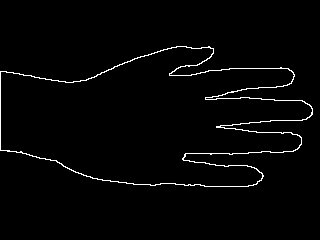
%> input picture hand_contour.png, 320 x 240 px
$ octave --eval "test_smooth_contours;"   (GNU Octave 9; MATLAB toolbox functions it lacks are replaced by stand-ins)
%> lines starting %> are read from the running program, lines starting %| are printed output that depends on the picture; in (x1, y1, x2, y2) boxes, pixels count from 0 and x2, y2 are one past the last pixel; in counts of white or black regions, pixels touching at a corner belong together; the program's own positions count from 1

% by Tolga Birdal
%{
    This file contains both the implementation and the test function for
    contour smoothing. So to test, just press F5.
    The contour smoothing is done by projecting all the contour points
    onto the local regression line. The radius defines the number of points
    on each side of the contour, which will contribute to the computation
    of the local regression line. The higher the number of points, the
    smoother the curve.

    Because of the linear nature of fitting, when too much smoothing is
    desired,  the algorithm loses important features such as corners, and
    confuses in such critical regions.

    Actually, the algorithm is fully parallelizable. If a parallel
    implemtation is desired the main loop in smooth_contours function can
    easily be parallelized.

    You can check further details in the comments.
%}
function test_smooth_contours()

close all;
I=imread('.\hand_contour.png');
%> I is the input picture: size 240x320 uint8; 2.1% white in thin lines or dots, all inside (x1, y1, x2, y2) = (0, 46, 313, 187)

% to binary
L=logical(I);

% get the start point for bwtraceboundary
[y x]=find(L==1);
%> y = 1578 values from 47 to 187; x = 1578 values from 1 to 313

% get the contour
contour = bwtraceboundary(L, [47,187], 'E', 8);
%> contour = 1328 rows, first 12: [47 187; 48 188; 48 189; 48 190; 48 191; 48 192; 49 193; 49 194; 49 195; 49 196; 49 197; 49 198]

% smooth the contour
[Ys Xs]=smooth_contours(contour(:,1), contour(:,2), 21);

out=zeros(size(I));
ind=sub2ind(size(I),round(Ys), round(Xs));
out(ind)=1;
figure,imshow(out);

% show both
figure, subplot(1,2,1), scatter(x,y);
subplot(1,2,2), scatter(Xs, Ys);

end

% The actual computation
function [Xs Ys]=smooth_contours(X, Y, Radius)
%> called with Radius = 21

Xs=zeros(length(X),1);
Ys=zeros(length(X),1);

% copy out-of-bound points as they are
Xs(1:Radius)=X(1:Radius);
Ys(1:Radius)=Y(1:Radius);
Xs(length(X)-Radius:end)=X(length(X)-Radius:end);
Ys(length(X)-Radius:end)=Y(length(X)-Radius:end);

% obtain the bounding box
maxX=max(max(X));
%> maxX = 187
minX=min(min(X));
%> minX = 47
maxY=max(max(Y));
%> maxY = 313
minY=min(min(Y));
%> minY = 1

% smooth now
for i=Radius+1:length(X)-Radius
    ind=(i-Radius:i+Radius);
    xLocal=X(ind);
    yLocal=Y(ind);

    % local regression line
    %p=polyfit(xLocal,yLocal,1);
    [a b c] = wols(xLocal,yLocal,gausswin(length(xLocal),5));
    p(1)=-a/b;
    p(2)=-c/b;

    % project point on local regression line
    [x2, y2]=project_point_on_line(p(1), p(2), X(i), Y(i));

    % check erronous smoothing
    % points should stay inside the bounding box
    if (x2>=minX && y2>minY && x2<=maxX && y2<=maxY)
        Xs(i)=x2;
        Ys(i)=y2;
    else
        Xs(i)=X(i);
        Ys(i)=Y(i);
    end
end
%> this loop made 1286 passes
%> (meanx in wols, meany in wols, y2x2 in wols, xy in wols, alpha in wols, a, b, c) on passes 1 to 3: (48.23, 207.9, 149.8, 11.8, 1.65, 0.997, -0.0781, -31.86), (48.36, 208.8, 132.4, 20.25, 1.72, 0.989, -0.148, -16.96), (48.57, 209.6, 109.5, 27.78, 1.81, 0.973, -0.233, 1.51)

end

% Projects the point (x1, y1) onto the line defined as y=m1*x+b1
function [x2, y2]=project_point_on_line(m1, b1, x1, y1)

m2=-1./m1;
b2=-m2*x1+y1;
x2=(b2-b1)./(m1-m2);
y2=m2.*x2+b2;

end

function [a b c] = wols(x,y,w)
% Weighted orthogonal least squares fit of line a*x+b*y+c=0 to a set of 2D points with coordiantes given by x and y and weights w
n = sum(w);
meanx = sum(w.*x)/n;
meany = sum(w.*y)/n;
x = x - meanx;
y = y - meany;
y2x2 = sum(w.*(y.^2 - x.^2));
xy = sum(w.*x.*y);
alpha = 0.5 * acot(0.5 * y2x2 / xy) + pi/2*(y2x2 > 0);
%if y2x2 > 0, alpha = alpha + pi/2; end
a = sin(alpha);
b = cos(alpha);
c = -(a*meanx + b*meany);
end
%> in test_smooth_contours, `out(ind)=1;`:
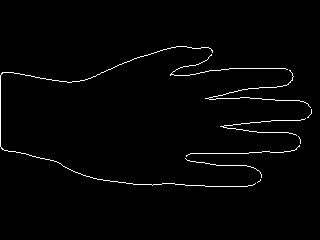
%> out: size 240x320 double; values 0 (black) and 1 (white), 1.7% white in thin lines or dots, all inside (x1, y1, x2, y2) = (0, 46, 312, 187)
%> `test_smooth_contours;`:
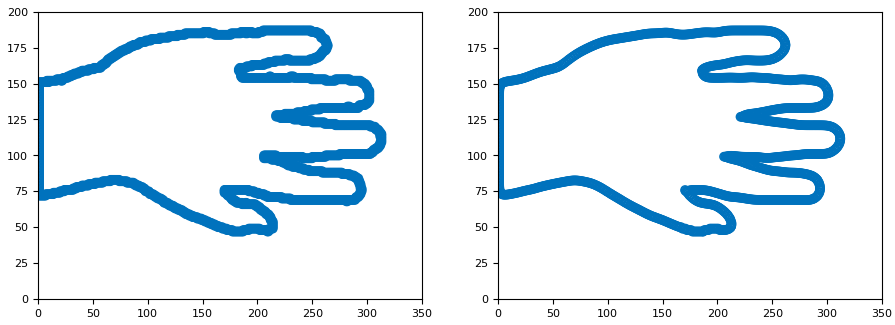
%> figure redrawn from the program's plot data, 2 panels
